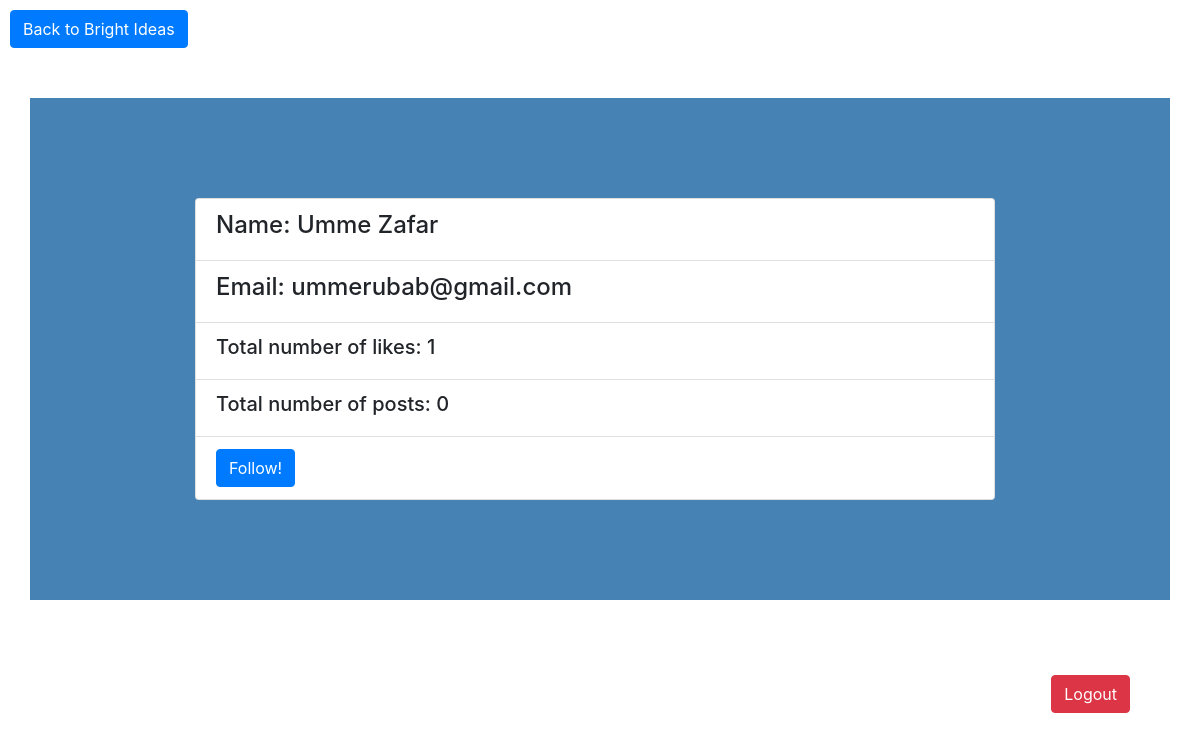
The app's page /users/6 with its own data.
### app.py (models this page shows, shortened)
class User(db.Model):
    __tablename__ = "users"
    id=db.Column(db.Integer, primary_key=True)
    first_name=db.Column(db.String(255))
    last_name=db.Column(db.String(255))
    email=db.Column(db.String(255))
    password_hash=db.Column(db.String(255))
    liked_posts=db.relationship("Post", secondary=likes_table)
    followers=db.relationship("User",
        secondary=followers_table,
        primaryjoin=id==followers_table.c.followed_id,
        secondaryjoin=id==followers_table.c.follower_id,
        backref="following")
    created_at=db.Column(db.DateTime, server_default=func.now())
    updated_at=db.Column(db.DateTime, server_default=func.now(),onupdate=func.now())

### app.py (the view)
@app.route("/users/<id>", methods=["GET"])
def user_profile(id):
    user_profile = User.query.get(id)
    numlikes = len(user_profile.liked_posts)
    numposts = Post.query.filter(Post.author_id == id).count()
    return render_template("user_profile.html", user_profile=user_profile, numlikes = numlikes, numposts=numposts)

### templates/user_profile.html (shortened to what this page needs)
<!DOCTYPE html>
<html lang="en">
<head>
    <link rel="stylesheet" href="https://stackpath.bootstrapcdn.com/bootstrap/4.3.1/css/bootstrap.min.css">
    <link rel="stylesheet" type="text/css" href="{{url_for('static', filename='styles/user_profile.css')}}">
</head>
<body>
        <div class="back"><a href="/bright_ideas"><button type="button" class="btn btn-primary">Back to Bright Ideas</button></a></div>
        <div class="container">
            <div class="userprofile">
                    <div class="card" style="width: 50rem;">
                        <ul class="list-group list-group-flush">
                            <li class="list-group-item"><h4>Name: {{user_profile.first_name}} {{user_profile.last_name}}</h4></li>
                            <li class="list-group-item"><h4>Email: {{user_profile.email}}</h4></li>
                            <li class="list-group-item"><h5>Total number of likes: {{numlikes}}</h5></li>
                            <li class="list-group-item"><h5>Total number of posts: {{numposts}}</h5></li>
                            <li class="list-group-item"><a href="/follow/{{ user_profile.id }}"><button type="button" class="btn btn-primary">Follow!</button></a></li>
                        </ul>
                    </div>
            </div>
    <div class="logout"><a href="/logout"><button type="button" class="btn btn-danger">Logout</button></a></div>
</body>
</html>

### static/styles/user_profile.css (style rules this page uses)
.container { background-color: steelblue; }
.userprofile { margin: 50px; max-width: 1075px; padding: 100px; }
.back { margin: 10px; }
.logout { float: right; margin: 25px; }

### records on screen
User: first_name "Umme", last_name "Zafar", email "ummerubab@gmail.com"

### other values on screen
{{ numlikes }} "1"
{{ numposts }} "0"
